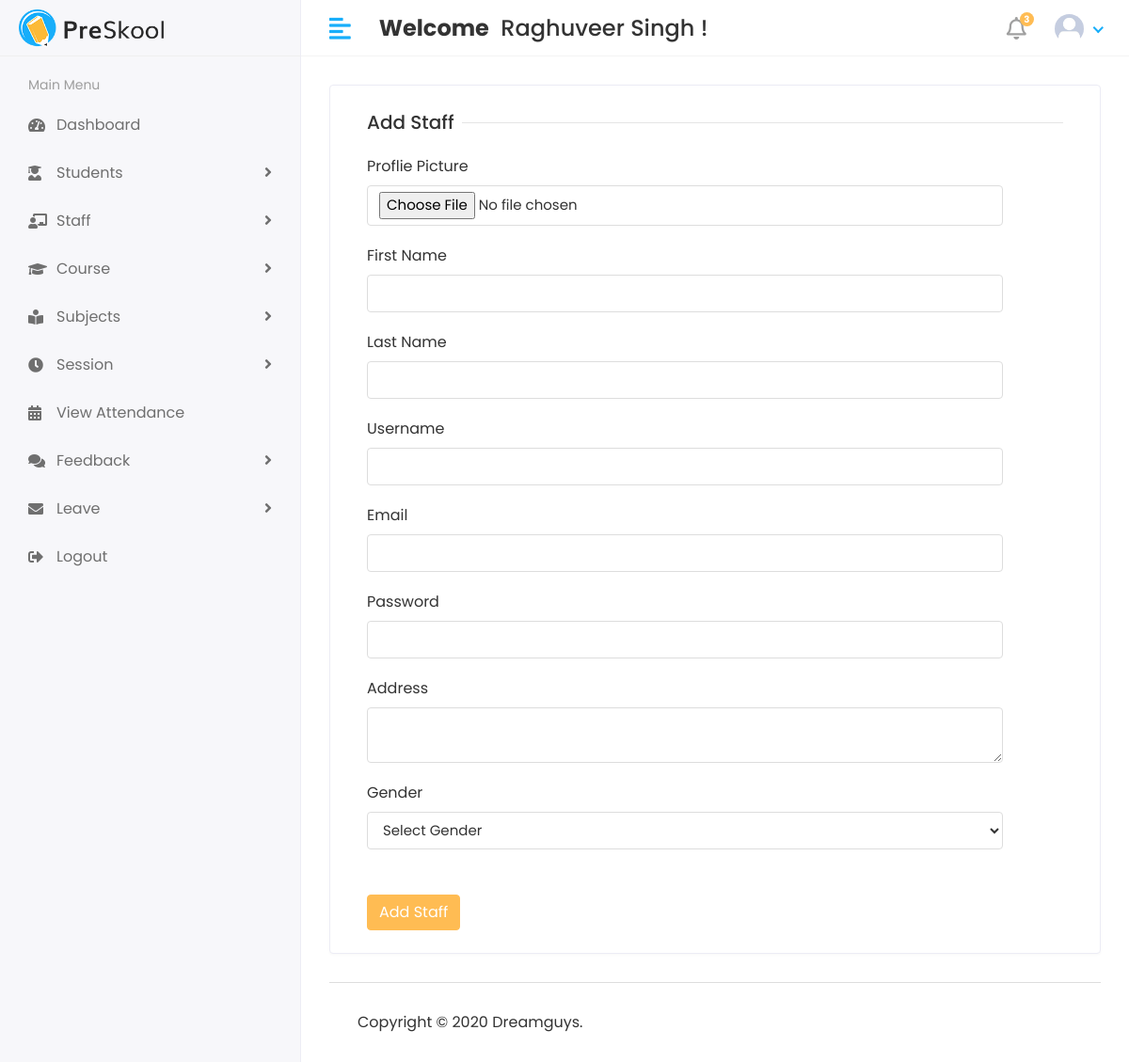
Screenshot of /Hod/Staff/Add (signed in) with the database file from the repository.
### cmsapp/models.py (models this page shows)
class CustomUser(AbstractUser):
    USER = (
        (1,'HOD'),
        (2,'Staff'),
        (3,'Student'),
    )
    user_type = models.CharField(choices=USER, max_length=50,default=1)
    profile_pic = models.ImageField(upload_to='media/profile_pic')

### college_management_system/HOD_views.py (the view, shortened to what this page needs)
# urls.py: path('Hod/Staff/Add',HOD_views.ADD_STAFF,name='add_staff'),
@login_required(login_url='/')
def ADD_STAFF(request):
    return render(request, 'HOD/add_staff.html')

### templates/HOD/add_staff.html (shortened to what this page needs)
{% extends 'base.html' %}
{% block content %}
<div class="row">
   <div class="col-sm-12">
      <div class="card">
         <div class="card-body">
            <form method="post" action="{% url 'add_staff' %}" enctype="multipart/form-data">
                  <div class="col-12">
                     <h5 class="form-title"><span>Add Staff</span></h5>
                  </div>
                  <div class="col-sm-11">
                     <div class="form-group">
                        <label>Proflie Picture</label>
                        <input type="file" class="form-control" name="profile_pic" required>
                     </div>
                  </div>
                  <div class="col-sm-11">
                     <div class="form-group">
                        <label>First Name</label>
                        <input type="text" class="form-control" name="first_name" required>
                     </div>
                  </div>
                  <div class="col-sm-11">
                     <div class="form-group">
                        <label>Last Name</label>
                        <input type="text" class="form-control" name="last_name" required>
                     </div>
                  </div>
                  <div class="col-sm-11">
                     <div class="form-group">
                        <label>Username</label>
                        <input type="text" class="form-control" name="username" required>
                     </div>
                  </div>
                  <div class="col-sm-11">
                     <div class="form-group">
                        <label>Email</label>
                        <input type="text" class="form-control" name="email" required>
                     </div>
                  </div>
                   <div class="col-sm-11">
                     <div class="form-group">
                        <label>Password</label>
                        <input type="password" class="form-control" name="password" required>
                     </div>
                  </div>
                  <div class="col-sm-11">
                     <div class="form-group">
                        <label>Address</label>
                         <textarea class="form-control" name="address" required> </textarea >
                     </div>
                  </div>
                   <div class="col-sm-11">
                   <label>Gender</label>
                       <select class="form-control" name="gender">
                           <option>Select Gender</option>
                       </select>
                  </div>
                <br>
                <br>
                  <div class="col-12">
                     <button type="submit" class="btn btn-primary">Add Staff</button>
                  </div>
            </form>
         </div>
      </div>
   </div>
</div>
{% endblock %}

### templates/includes/header.html (shortened to what this page needs)
{% load static %}
   <div class="header">
            <div class="header-left">
               <a href="index.html" class="logo">
               <img src="{% static 'assets/img/logo.png' %}" alt="Logo">
               </a>
            </div>
            <a href="javascript:void(0);" id="toggle_btn">
            <i class="fas fa-align-left"></i>
            </a>
            <div class="top-nav-search mt-3">
               <h4>
                  <strong>Welcome</strong>&nbsp; <span>{{user.first_name}} {{user.last_name}} !</span>
               </h4>
            </div>
            <ul class="nav user-menu">
               <li class="nav-item dropdown noti-dropdown">
                  <a href="#" class="dropdown-toggle nav-link" data-toggle="dropdown">
                  <i class="far fa-bell"></i> <span class="badge badge-pill">3</span>
                  </a>
               </li>
               <li class="nav-item dropdown has-arrow">
                  <a href="#" class="dropdown-toggle nav-link" data-toggle="dropdown">
                     {% if user.profile_pic == "" %}
                     <span class="user-img"><img class="rounded-circle" src="{% static 'assets/img/noimg.jpg' %}" width="31" alt=""></span>
                     {% else %}
                  <span class="user-img"><img class="rounded-circle" src="/{{user.profile_pic}}" width="31" alt="Ryan Taylor"></span>
                     {% endif %}
                  </a>
               </li>
            </ul>
         </div>

### static/assets/css/style.css (style rules this page uses)
html { height: 100%; }
body { background-color: #fff; color: #333; font-family: 'Poppins', sans-serif; font-size: 1rem; height: 100%; line-height: 1.5; overflow-x: hidden; }
h1, h2, h3, h4, h5, h6 { font-family: 'Poppins', sans-serif; margin-top: 0; }
.form-control { border: 1px solid #ddd; box-shadow: none; color: #333; font-size: 15px; height: 40px; }
a { color: #009ce7; }
input, button, a { transition: all 0.4s ease; -moz-transition: all 0.4s ease; -o-transition: all 0.4s ease; -ms-transition: all 0.4s ease; -webkit-transition: all 0.4s ease; }
input, input:focus, button, button:focus { outline: none; }
input[type="file"] { height: auto; min-height: calc(1.5em + .75rem + 2px); }
input[type=text], input[type=password] { -webkit-appearance: none; -moz-appearance: none; appearance: none; }
textarea.form-control { resize: vertical; }
.form-group { margin-bottom: 1.25rem; }
ul, ol { padding: 0px; list-style: none; }
.btn-primary { background-color: #FFBC53; border: 1px solid #FFBC53; }
.card { border: 1px solid #ececf5; box-shadow: 0 1px 3px 0 rgba(0, 0, 0, 0.03); margin-bottom: 1.875rem; }
.card-body { padding: 1.5rem; }
.header { background-color: #fff; border-bottom: 1px solid #f3f3f4; left: 0; position: fixed; right: 0; top: 0; z-index: 1001; height: 60px; }
.header .header-left { float: left; height: 60px; padding: 0 20px; position: relative; width: 320px; z-index: 1; transition: all 0.2s ease-in-out; background-color: #f7f7fa; border-bottom: 1px solid #efefef; border-right: 1px solid #ececf5; display: flex; align-items: center; }
.header .header-left .logo { display: inline-block; line-height: 60px; }
.header .header-left .logo img { max-height: 40px; width: auto; }
.header .dropdown-toggle:after { display: none; }
.header .has-arrow .dropdown-toggle:after { border-top: 0; border-left: 0; border-bottom: 2px solid #18aefa; border-right: 2px solid #18aefa; content: ''; height: 8px; display: inline-block; pointer-events: none; -webkit-transform-origin: 66% 66%; -ms-transform-origin: 66% 66%; transform-origin: 66% 66%; -webkit-transform: rotate(45deg); -ms-transform: rotate(45deg); transform: rotate(45deg); -webkit-transition: all 0.15s ease-in-out; transition: all 0.15s ease-in-out; width: 8px; vertical-align: 0px; }
.user-menu { float: right; margin: 0; position: relative; z-index: 99; padding-right: 15px; }
.user-menu.nav > li > a { color: #a0a0a0; font-size: 14px; line-height: 58px; padding: 0 15px; height: 60px; }
.user-img { margin-right: 3px; position: relative; }
.top-nav-search { float: left; margin-left: 15px; }
.user-menu.nav > li > a .badge { background-color: #FFBC53; display: block; font-size: 10px; font-weight: bold; height: 15px; width: 15px; position: absolute; right: 7px; top: 13px; color: #fff; padding: 3px; }
.user-menu.nav > li > a > i { font-size: 1.5rem; line-height: 60px; }
.form-title { width: 100%; max-width: 100%; padding: 0; font-size: 1.25rem; font-weight: 500; line-height: inherit; color: #333; white-space: normal; position: relative; display: block; margin-bottom: 20px; }
.form-title:before { content: ""; position: absolute; left: 0px; right: 0px; height: 1px; top: 50%; background-color: rgba(0, 0, 0, 0.1); }
.form-title span { padding: 0px 0.5rem 0 0; background-color: #fff; display: inline-block; z-index: 2; position: relative; }
@media (min-width: 992px) { #toggle_btn { align-items: center; color: #18aefa; display: inline-flex; float: left; font-size: 26px; height: 60px; justify-content: center; margin-left: 15px; padding: 0 15px; } }

### rows the page displays
CustomUser: first_name "Raghuveer", last_name "Singh", profile_pic (placeholder picture)
